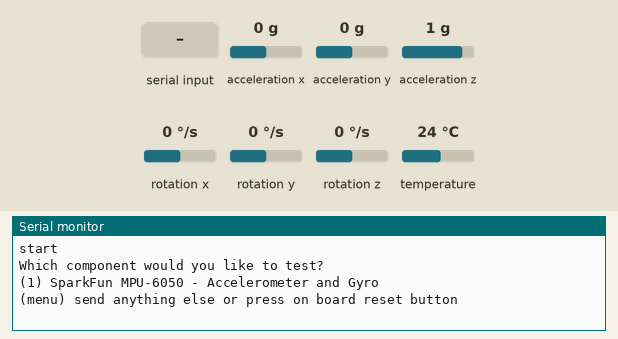
This sketch was run on a simulated Arduino Uno, built with avr-gcc and run on an emulated ATmega328P. Parts: the last lines printed to the serial monitor. The test bench sets the inputs (shaded band); at power-on: acceleration z 1 g, acceleration x 0 g, acceleration y 0 g, rotation x 0 °/s, rotation y 0 °/s, rotation z 0 °/s, temperature 24 °C.

Above: at 0.9 s.
1.0 s: "1" received over Serial
At 1.07 s:
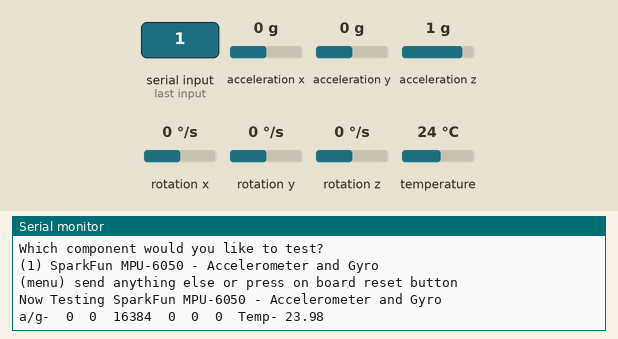
2.5 s: acceleration z set to 0 g
At 2.53 s:
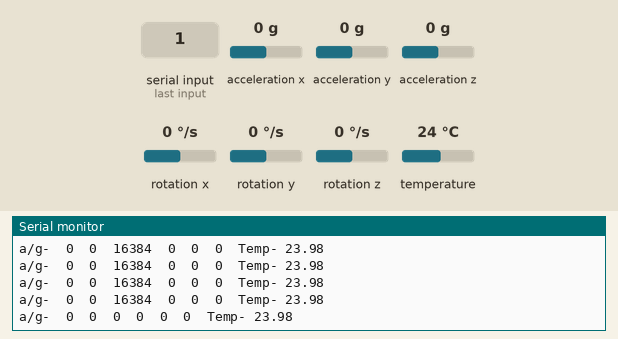
5.5 s: acceleration x set to -1.4 g
At 5.5 s:
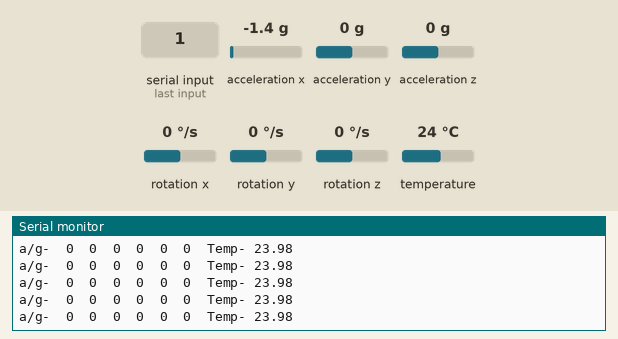
7.0 s: acceleration y set to -1.4 g
At 7.05 s:
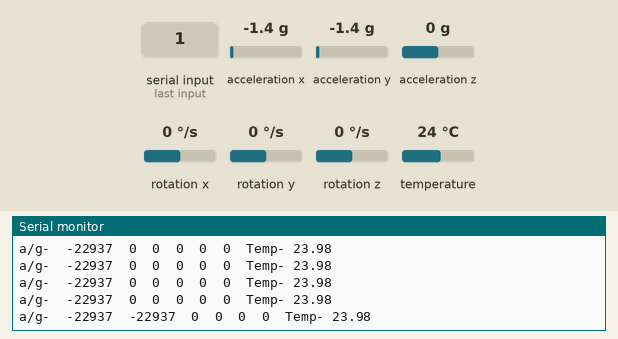
10.0 s: "0" received over Serial
At 11.18 s:
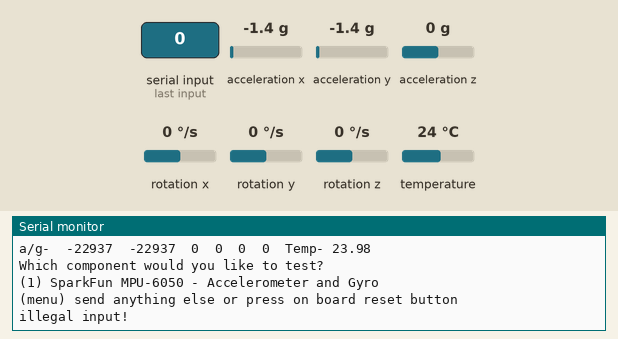
12.6 s: "1" received over Serial
At 12.67 s:
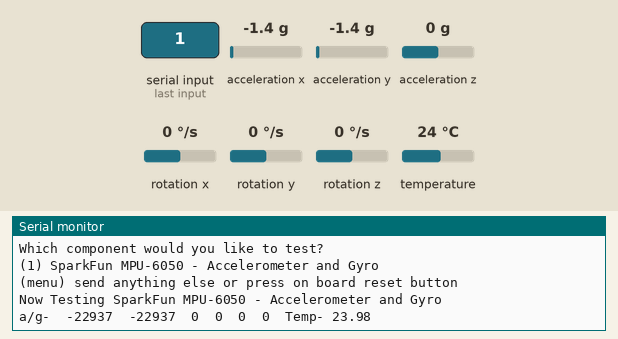

Measured:
- after the input at 1.0 s, the serial monitor: prints a new line at once (image 1)
- after the input at 2.5 s, the serial monitor: prints a new line at once (image 2)
- after the input at 7.0 s, the serial monitor: prints a new line at once (image 4)
- after the input at 10.0 s, the serial monitor: prints a new line after 1.2 s (image 5)
- after the input at 12.6 s, the serial monitor: prints a new line at once (image 6)

The sketch:

sketch_gyro_acce__2019_06_18_18_59_43_UTC_.ino
```cpp
// Include Libraries
#include "Arduino.h"
#include "MPU6050.h"
#include "Wire.h"
#include "I2Cdev.h"


// Pin Definitions


// Global variables and defines
int16_t mpu6050Ax, mpu6050Ay, mpu6050Az;
int16_t mpu6050Gx, mpu6050Gy, mpu6050Gz;
// object initialization
MPU6050 mpu6050;


// define vars for testing menu
const int timeout = 10000;       //define timeout of 10 sec
char menuOption = 0;
long time0;

// Setup the essentials for your circuit to work. It runs first every time your circuit is powered with electricity.
void setup()
{
    // Setup Serial which is useful for debugging
    // Use the Serial Monitor to view printed messages
    Serial.begin(9600);
    while (!Serial) ; // wait for serial port to connect. Needed for native USB
    Serial.println("start");

    Wire.begin();
    mpu6050.initialize();
    menuOption = menu();

}

// Main logic of your circuit. It defines the interaction between the components you selected. After setup, it runs over and over again, in an eternal loop.
void loop()
{
    if(menuOption == '1') {
    // SparkFun MPU-6050 - Accelerometer and Gyro - Test Code
    mpu6050.getMotion6(&mpu6050Ax, &mpu6050Ay, &mpu6050Az, &mpu6050Gx, &mpu6050Gy, &mpu6050Gz);   //read accelerometer and gyroscope raw data in three axes
    double mpu6050Temp = ((double)mpu6050.getTemperature() + 12412.0) / 340.0;
    Serial.print("a/g-\t");
    Serial.print(mpu6050Ax); Serial.print("\t");
    Serial.print(mpu6050Ay); Serial.print("\t");
    Serial.print(mpu6050Az); Serial.print("\t");
    Serial.print(mpu6050Gx); Serial.print("\t");
    Serial.print(mpu6050Gy); Serial.print("\t");
    Serial.print(mpu6050Gz); Serial.print("\t");
    Serial.print(F("Temp- "));
    Serial.println(mpu6050Temp);
    delay(50);

    }

    if (millis() - time0 > timeout)
    {
        menuOption = menu();
    }

}


// Menu function for selecting the components to be tested
// Follow serial monitor for instrcutions
char menu()
{

    Serial.println(F("\nWhich component would you like to test?"));
    Serial.println(F("(1) SparkFun MPU-6050 - Accelerometer and Gyro"));
    Serial.println(F("(menu) send anything else or press on board reset button\n"));
    while (!Serial.available());

    // Read data from serial monitor if received
    while (Serial.available())
    {
        char c = Serial.read();
        if (isAlphaNumeric(c))
        {

            if(c == '1')
          Serial.println(F("Now Testing SparkFun MPU-6050 - Accelerometer and Gyro"));
            else
            {
                Serial.println(F("illegal input!"));
                return 0;
            }
            time0 = millis();
            return c;
        }
    }
}
/*
#include "Wire.h"  // Arduino Wire library
#include "I2Cdev.h"  //bibliothèque I2Cdev à installer
#include "MPU6050.h" //bibliothèque MPU6050 à installer
// AD0 low = 0x68 (default for InvenSense evaluation board)
// AD0 high = 0x69
MPU6050 accelgyro;

int16_t ax, ay, az;  //mesures brutes
int16_t gx, gy, gz;

void setup() {
  Wire.begin();  // bus I2C
  Serial.begin(9600); // liaison série
  while (!Serial) {
    ; // wait for serial port to connect. Needed for native USB (LEONARDO)
  }
  accelgyro.initialize();  // initialize device
}

void loop() {
  accelgyro.getMotion6(&ax, &ay, &az, &gx, &gy, &gz);
  // On peut aussi utiliser ces méthodes
  //accelgyro.getAcceleration(&ax, &ay, &az);
  //accelgyro.getRotation(&gx, &gy, &gz);

  // Affichage accel/gyro x/y/z
  Serial.print("a/g:\t");
  Serial.print(ax);
  Serial.print("\t");
  Serial.print(ay);
  Serial.print("\t");
  Serial.print(az);
  Serial.print("\t");
  Serial.print(gx);
  Serial.print("\t");
  Serial.print(gy);
  Serial.print("\t");
  Serial.print(gz);
  Serial.println("\t");
  delay(100);
}
*/
```
